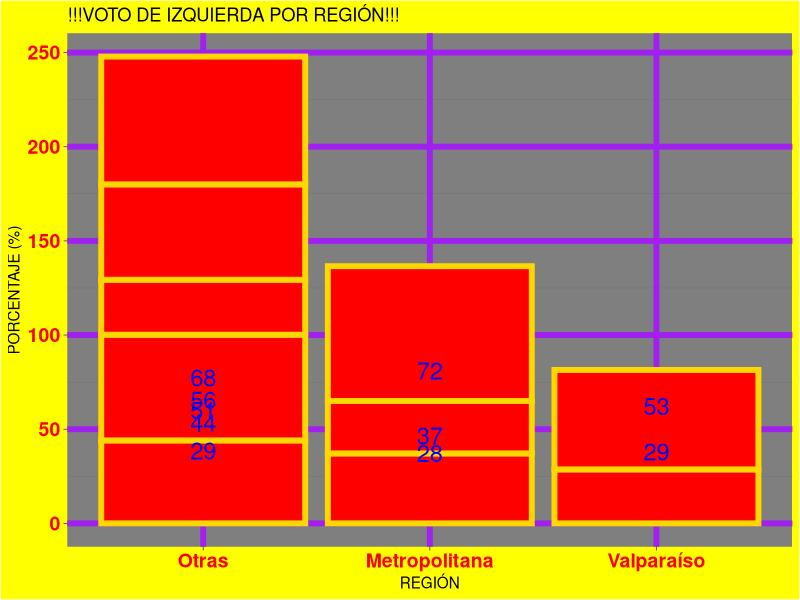
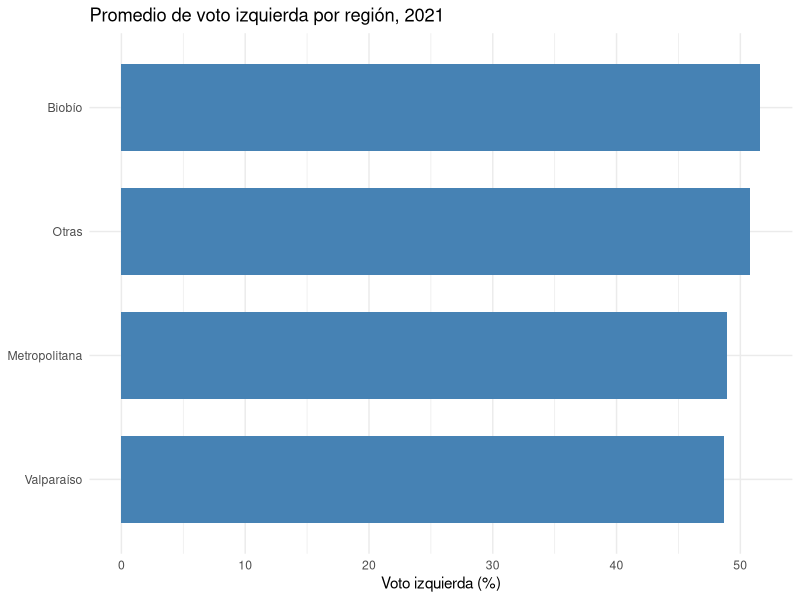
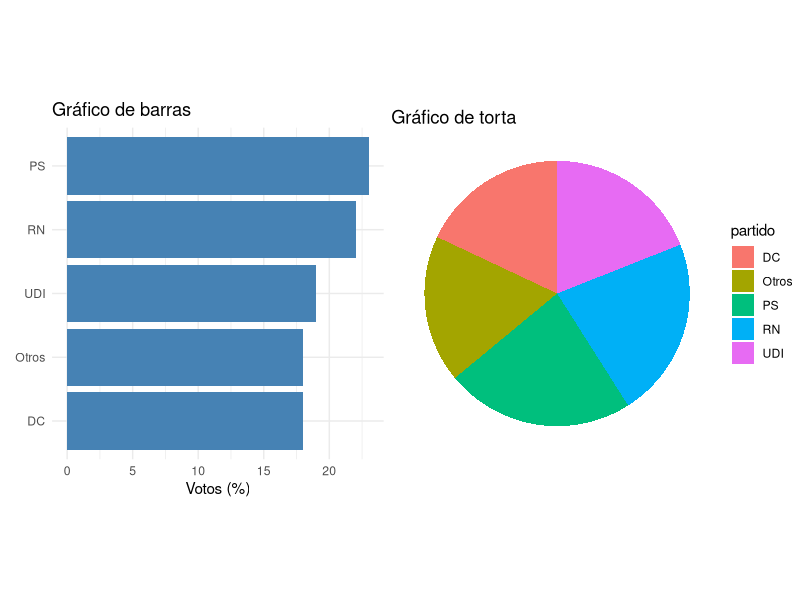
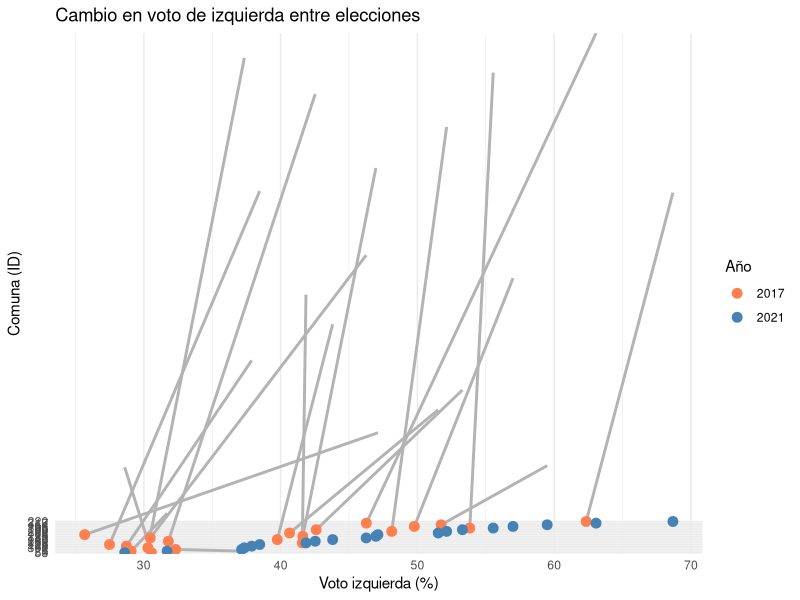
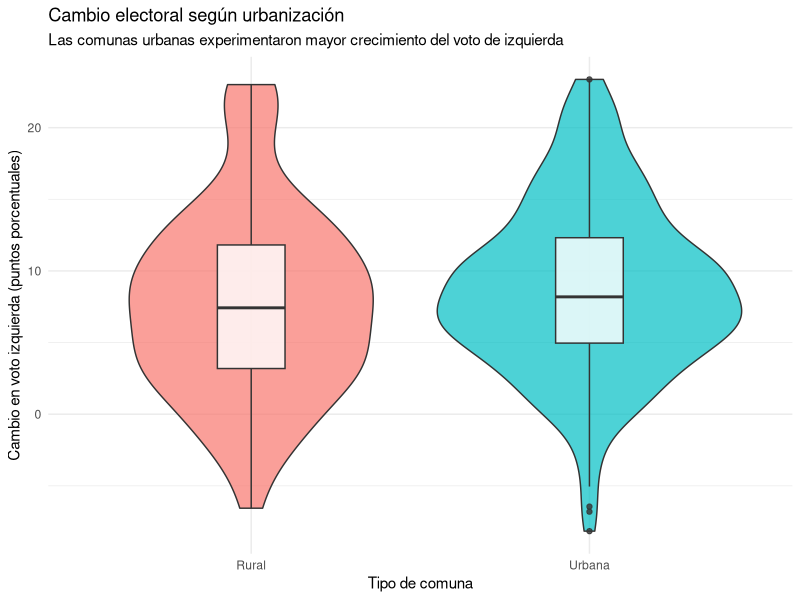
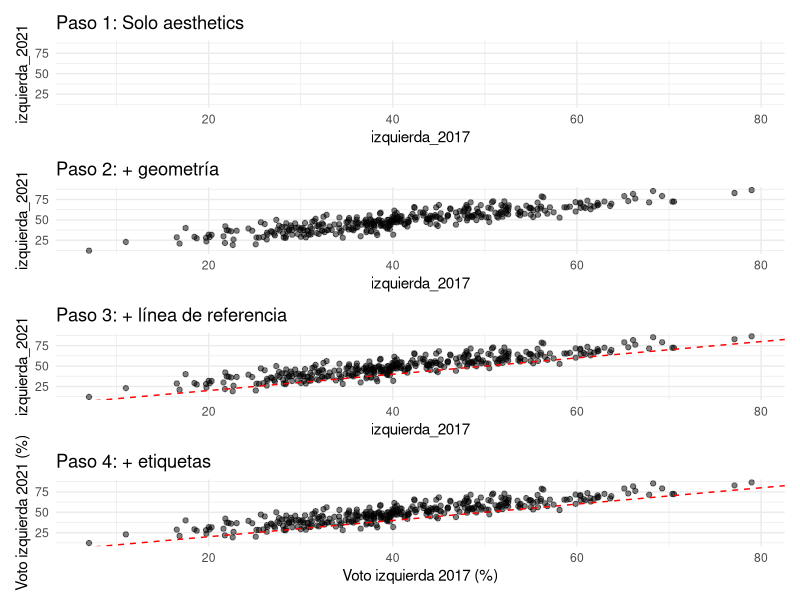
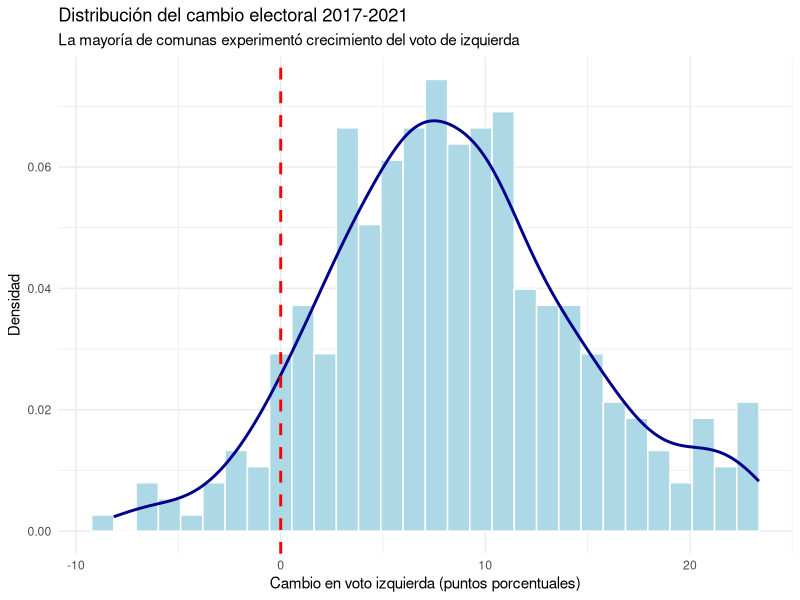
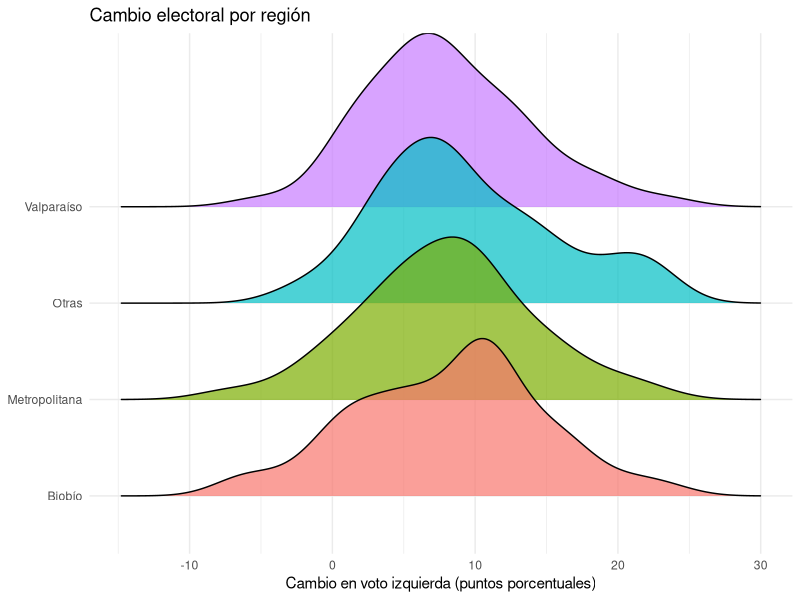

Generate these figures, in order, with R:
## ---- chunk 1
library(tidyverse)
library(scales)
library(patchwork)
library(ggrepel)

# Configuración global de gráficos
theme_set(theme_minimal(base_size = 11))

# Datos simulados: elecciones presidenciales en comunas chilenas
set.seed(2024)
n_comunas <- 346

comunas <- data.frame(
  comuna_id = 1:n_comunas,
  region = sample(c("Metropolitana", "Valparaíso", "Biobío", "Otras"), 
                  n_comunas, replace = TRUE, prob = c(0.40, 0.15, 0.12, 0.33)),
  poblacion = exp(rnorm(n_comunas, log(50000), 1.2)),
  izquierda_2017 = pmax(0, pmin(100, rnorm(n_comunas, 42, 12))),
  derecha_2017 = pmax(0, pmin(100, rnorm(n_comunas, 38, 11)))
)

comunas <- comunas %>%
  mutate(
    izquierda_2021 = pmax(0, pmin(100, izquierda_2017 + rnorm(n_comunas, 8, 6))),
    derecha_2021 = pmax(0, pmin(100, derecha_2017 - rnorm(n_comunas, 6, 5))),
    cambio_izquierda = izquierda_2021 - izquierda_2017,
    urbano = runif(n_comunas) > 0.3
  )

# Datos de series temporales: aprobación presidencial
aprobacion <- data.frame(
  mes = seq(as.Date("2022-03-01"), by = "month", length.out = 24),
  aprobacion = 50 + 10 * sin(seq(0, 2*pi, length.out = 24)) + rnorm(24, 0, 3),
  desaprobacion = 35 - 8 * sin(seq(0, 2*pi, length.out = 24)) + rnorm(24, 0, 3)
)
aprobacion$indeciso <- 100 - aprobacion$aprobacion - aprobacion$desaprobacion
## ---- chunk 2
# Gráfico sobrecargado
ggplot(comunas %>% slice(1:10), aes(x = reorder(region, -izquierda_2021), y = izquierda_2021)) +
  geom_bar(stat = "identity", fill = "red", color = "gold", linewidth = 2) +
  geom_text(aes(label = round(izquierda_2021, 0)), vjust = -0.5, size = 6, color = "blue") +
  labs(title = "!!!VOTO DE IZQUIERDA POR REGIÓN!!!", 
       x = "REGIÓN", y = "PORCENTAJE (%)") +
  theme_dark() +
  theme(
    plot.background = element_rect(fill = "yellow"),
    panel.grid.major = element_line(color = "purple", linewidth = 2),
    axis.text = element_text(size = 14, face = "bold", color = "red")
  )
## ---- chunk 3
comunas %>%
  group_by(region) %>%
  summarise(izquierda_media = mean(izquierda_2021)) %>%
  ggplot(aes(x = reorder(region, izquierda_media), y = izquierda_media)) +
  geom_col(fill = "steelblue", width = 0.7) +
  coord_flip() +
  labs(x = NULL, y = "Voto izquierda (%)", 
       title = "Promedio de voto izquierda por región, 2021") +
  theme_minimal()
## ---- chunk 4
datos_partidos <- data.frame(
  partido = c("PS", "DC", "RN", "UDI", "Otros"),
  votos = c(23, 18, 22, 19, 18)
)

p1 <- ggplot(datos_partidos, aes(x = reorder(partido, votos), y = votos)) +
  geom_col(fill = "steelblue") +
  coord_flip() +
  labs(x = NULL, y = "Votos (%)", title = "Gráfico de barras") +
  theme_minimal()

p2 <- ggplot(datos_partidos, aes(x = "", y = votos, fill = partido)) +
  geom_bar(stat = "identity", width = 1) +
  coord_polar("y") +
  labs(title = "Gráfico de torta") +
  theme_void() +
  theme(legend.position = "right")

p1 | p2
## ---- chunk 5
comunas_muestra <- comunas %>%
  slice_sample(n = 20)

ggplot(comunas_muestra, aes(x = izquierda_2017, xend = izquierda_2021, 
                             y = reorder(comuna_id, izquierda_2021))) +
  geom_segment(aes(yend = comuna_id), color = "gray70", linewidth = 1) +
  geom_point(aes(x = izquierda_2017, color = "2017"), size = 3) +
  geom_point(aes(x = izquierda_2021, color = "2021"), size = 3) +
  scale_color_manual(values = c("2017" = "coral", "2021" = "steelblue")) +
  labs(x = "Voto izquierda (%)", y = "Comuna (ID)",
       title = "Cambio en voto de izquierda entre elecciones",
       color = "Año") +
  theme_minimal()
## ---- chunk 6
ggplot(comunas, aes(x = urbano, y = cambio_izquierda, fill = urbano)) +
  geom_violin(alpha = 0.7, show.legend = FALSE) +
  geom_boxplot(width = 0.2, fill = "white", alpha = 0.8, show.legend = FALSE) +
  scale_x_discrete(labels = c("FALSE" = "Rural", "TRUE" = "Urbana")) +
  labs(x = "Tipo de comuna", y = "Cambio en voto izquierda (puntos porcentuales)",
       title = "Cambio electoral según urbanización",
       subtitle = "Las comunas urbanas experimentaron mayor crecimiento del voto de izquierda") +
  theme_minimal()
## ---- chunk 7
# Paso 1: Solo datos y aesthetics (nada se dibuja)
p1 <- ggplot(comunas, aes(x = izquierda_2017, y = izquierda_2021))

# Paso 2: Agregar geometría
p2 <- p1 + geom_point(alpha = 0.5)

# Paso 3: Agregar línea de referencia
p3 <- p2 + geom_abline(slope = 1, intercept = 0, linetype = "dashed", color = "red")

# Paso 4: Mejorar etiquetas
p4 <- p3 + labs(x = "Voto izquierda 2017 (%)", 
                y = "Voto izquierda 2021 (%)",
                title = "Cambio electoral entre elecciones")

# Combinar para mostrar progresión
(p1 + ggtitle("Paso 1: Solo aesthetics")) / 
  (p2 + ggtitle("Paso 2: + geometría")) /
  (p3 + ggtitle("Paso 3: + línea de referencia")) /
  (p4 + ggtitle("Paso 4: + etiquetas"))
## ---- chunk 8
ggplot(comunas, aes(x = cambio_izquierda)) +
  geom_histogram(aes(y = after_stat(density)), bins = 30, 
                 fill = "lightblue", color = "white") +
  geom_density(color = "darkblue", linewidth = 1) +
  geom_vline(xintercept = 0, linetype = "dashed", color = "red", linewidth = 1) +
  labs(x = "Cambio en voto izquierda (puntos porcentuales)",
       y = "Densidad",
       title = "Distribución del cambio electoral 2017-2021",
       subtitle = "La mayoría de comunas experimentó crecimiento del voto de izquierda") +
  theme_minimal()
## ---- chunk 9
library(ggridges)

ggplot(comunas, aes(x = cambio_izquierda, y = region, fill = region)) +
  geom_density_ridges(alpha = 0.7, show.legend = FALSE) +
  labs(x = "Cambio en voto izquierda (puntos porcentuales)",
       y = NULL,
       title = "Cambio electoral por región") +
  theme_minimal()
## ---- chunk 10
comunas %>%
  count(region) %>%
  ggplot(aes(x = reorder(region, n), y = n)) +
  geom_col(fill = "steelblue") +
  geom_text(aes(label = n), hjust = -0.2, size = 3.5) +
  coord_flip() +
  labs(x = NULL, y = "Número de comunas",
       title = "Comunas por región en la muestra") +
  theme_minimal()
## ---- chunk 11
comunas %>%
  count(region) %>%
  ggplot(aes(x = n, y = reorder(region, n))) +
  geom_point(size = 4, color = "steelblue") +
  geom_segment(aes(x = 0, xend = n, yend = region), color = "gray70") +
  labs(x = "Número de comunas", y = NULL,
       title = "Comunas por región") +
  theme_minimal()
## ---- chunk 12
ggplot(comunas, aes(x = izquierda_2017, y = izquierda_2021)) +
  geom_point(alpha = 0.4) +
  geom_smooth(method = "lm", se = TRUE, color = "red") +
  geom_abline(slope = 1, intercept = 0, linetype = "dashed", color = "blue") +
  labs(x = "Voto izquierda 2017 (%)", 
       y = "Voto izquierda 2021 (%)",
       title = "Relación entre apoyo de izquierda en dos elecciones",
       subtitle = "Línea roja: regresión | Línea azul: sin cambio") +
  theme_minimal()
## ---- chunk 13
ggplot(comunas, aes(x = izquierda_2017, y = izquierda_2021)) +
  geom_point(aes(color = region, size = poblacion), alpha = 0.6) +
  scale_size_continuous(labels = comma, range = c(1, 8)) +
  labs(x = "Voto izquierda 2017 (%)", 
       y = "Voto izquierda 2021 (%)",
       size = "Población", color = "Región",
       title = "Cambio electoral según región y tamaño") +
  theme_minimal()
## ---- chunk 14
# Identificar casos extremos para etiquetar
extremos <- comunas %>%
  filter(abs(cambio_izquierda) > 15) %>%
  mutate(label = paste0("Comuna ", comuna_id))

ggplot(comunas, aes(x = izquierda_2017, y = cambio_izquierda)) +
  geom_point(alpha = 0.3) +
  geom_point(data = extremos, color = "red", size = 3) +
  geom_text_repel(data = extremos, aes(label = label), 
                  size = 3, max.overlaps = 15) +
  geom_hline(yintercept = 0, linetype = "dashed", color = "blue") +
  labs(x = "Voto izquierda 2017 (%)",
       y = "Cambio 2017-2021 (puntos porcentuales)",
       title = "Cambio electoral desde baseline 2017",
       subtitle = "Comunas con cambios extremos etiquetadas en rojo") +
  theme_minimal()
## ---- chunk 15
ggplot(comunas, aes(x = region, y = cambio_izquierda, fill = region)) +
  geom_boxplot(alpha = 0.7, show.legend = FALSE) +
  geom_hline(yintercept = 0, linetype = "dashed", color = "red") +
  labs(x = NULL, y = "Cambio en voto izquierda (puntos porcentuales)",
       title = "Cambio electoral por región") +
  theme_minimal() +
  theme(axis.text.x = element_text(angle = 45, hjust = 1))
## ---- chunk 16
ggplot(comunas, aes(x = region, y = cambio_izquierda, fill = region)) +
  geom_violin(alpha = 0.5, show.legend = FALSE) +
  geom_jitter(width = 0.2, alpha = 0.2, size = 0.8, show.legend = FALSE) +
  stat_summary(fun = median, geom = "point", size = 3, color = "red") +
  geom_hline(yintercept = 0, linetype = "dashed", color = "blue") +
  labs(x = NULL, y = "Cambio en voto izquierda (p.p.)",
       title = "Distribución del cambio electoral por región",
       subtitle = "Punto rojo: mediana") +
  theme_minimal() +
  theme(axis.text.x = element_text(angle = 45, hjust = 1))
## ---- chunk 17
# Crear categorías
comunas_cat <- comunas %>%
  mutate(
    cambio_cat = cut(cambio_izquierda, 
                     breaks = c(-Inf, -5, 5, Inf),
                     labels = c("Bajó", "Estable", "Subió")),
    urbano_lab = ifelse(urbano, "Urbana", "Rural")
  )

tabla_cont <- table(comunas_cat$urbano_lab, comunas_cat$cambio_cat)

# Convertir a data frame para ggplot
tabla_df <- as.data.frame(tabla_cont)
names(tabla_df) <- c("Urbano", "Cambio", "Freq")

ggplot(tabla_df, aes(x = Cambio, y = Urbano, fill = Freq)) +
  geom_tile(color = "white") +
  geom_text(aes(label = Freq), color = "white", size = 5) +
  scale_fill_gradient(low = "lightblue", high = "darkblue") +
  labs(x = "Cambio electoral", y = "Tipo de comuna",
       fill = "Frecuencia",
       title = "Cambio electoral según urbanización") +
  theme_minimal()
## ---- chunk 18
ggplot(aprobacion, aes(x = mes, y = aprobacion)) +
  geom_line(color = "steelblue", linewidth = 1) +
  geom_point(color = "steelblue", size = 2) +
  scale_x_date(date_labels = "%b %Y", date_breaks = "3 months") +
  scale_y_continuous(limits = c(0, 100), breaks = seq(0, 100, 20)) +
  labs(x = NULL, y = "Aprobación (%)",
       title = "Evolución de aprobación presidencial",
       subtitle = "Marzo 2022 - Febrero 2024") +
  theme_minimal() +
  theme(axis.text.x = element_text(angle = 45, hjust = 1))
## ---- chunk 19
# Convertir a formato largo
aprobacion_long <- aprobacion %>%
  pivot_longer(cols = c(aprobacion, desaprobacion, indeciso),
               names_to = "categoria", values_to = "porcentaje")

ggplot(aprobacion_long, aes(x = mes, y = porcentaje, color = categoria)) +
  geom_line(linewidth = 1) +
  geom_point(size = 1.5) +
  scale_color_manual(values = c("aprobacion" = "darkgreen", 
                                 "desaprobacion" = "darkred",
                                 "indeciso" = "gray60"),
                     labels = c("Aprueba", "Desaprueba", "Indeciso")) +
  scale_x_date(date_labels = "%b %Y", date_breaks = "3 months") +
  scale_y_continuous(limits = c(0, 100)) +
  labs(x = NULL, y = "Porcentaje (%)", color = NULL,
       title = "Evaluación presidencial a lo largo del tiempo") +
  theme_minimal() +
  theme(legend.position = "bottom",
        axis.text.x = element_text(angle = 45, hjust = 1))
## ---- chunk 20
ggplot(aprobacion_long, aes(x = mes, y = porcentaje, fill = categoria)) +
  geom_area(alpha = 0.8) +
  scale_fill_manual(values = c("aprobacion" = "darkgreen", 
                                "desaprobacion" = "darkred",
                                "indeciso" = "gray60"),
                    labels = c("Aprueba", "Desaprueba", "Indeciso")) +
  scale_x_date(date_labels = "%b %Y", date_breaks = "3 months") +
  scale_y_continuous(limits = c(0, 100), expand = c(0, 0)) +
  labs(x = NULL, y = "Porcentaje (%)", fill = NULL,
       title = "Composición de evaluación presidencial") +
  theme_minimal() +
  theme(legend.position = "bottom",
        axis.text.x = element_text(angle = 45, hjust = 1))
## ---- chunk 21
ggplot(comunas, aes(x = izquierda_2017, y = izquierda_2021)) +
  geom_point(alpha = 0.5) +
  geom_smooth(method = "lm", se = FALSE, color = "red") +
  geom_abline(slope = 1, intercept = 0, linetype = "dashed", color = "blue") +
  facet_wrap(~region, ncol = 2) +
  labs(x = "Voto izquierda 2017 (%)", 
       y = "Voto izquierda 2021 (%)",
       title = "Cambio electoral por región") +
  theme_minimal()
## ---- chunk 22
comunas_cat <- comunas %>%
  mutate(
    urbano_lab = ifelse(urbano, "Urbana", "Rural"),
    cambio_cat = cut(cambio_izquierda, 
                     breaks = quantile(cambio_izquierda, c(0, 0.5, 1)),
                     labels = c("Bajo crecimiento", "Alto crecimiento"),
                     include.lowest = TRUE)
  )

ggplot(comunas_cat, aes(x = izquierda_2017, y = izquierda_2021)) +
  geom_point(alpha = 0.4) +
  geom_smooth(method = "lm", se = FALSE, color = "red") +
  facet_grid(urbano_lab ~ cambio_cat) +
  labs(x = "Voto izquierda 2017 (%)", 
       y = "Voto izquierda 2021 (%)",
       title = "Patrones electorales según urbanización y magnitud de cambio") +
  theme_minimal()
## ---- chunk 23
p_base <- ggplot(comunas %>% slice_sample(n = 100), 
                 aes(x = izquierda_2017, y = izquierda_2021)) +
  geom_point() +
  labs(title = "Tema: ")

(p_base + theme_minimal() + ggtitle("theme_minimal")) |
(p_base + theme_bw() + ggtitle("theme_bw")) /
(p_base + theme_classic() + ggtitle("theme_classic")) |
(p_base + theme_light() + ggtitle("theme_light"))
## ---- chunk 24
ggplot(comunas %>% group_by(region) %>% 
         summarise(cambio_promedio = mean(cambio_izquierda)),
       aes(x = reorder(region, cambio_promedio), y = cambio_promedio)) +
  geom_col(aes(fill = cambio_promedio > 0), width = 0.7, show.legend = FALSE) +
  scale_fill_manual(values = c("TRUE" = "darkgreen", "FALSE" = "darkred")) +
  geom_hline(yintercept = 0, linewidth = 0.8) +
  coord_flip() +
  labs(
    x = NULL, 
    y = "Cambio promedio en voto izquierda (puntos porcentuales)",
    title = "Cambio electoral promedio por región",
    subtitle = "Comparación 2021 vs. 2017",
    caption = "Fuente: Datos simulados para fines pedagógicos"
  ) +
  theme_minimal() +
  theme(
    plot.title = element_text(size = 14, face = "bold"),
    plot.subtitle = element_text(size = 11, color = "gray30"),
    plot.caption = element_text(size = 8, color = "gray50", hjust = 0),
    axis.title.x = element_text(size = 10),
    axis.text = element_text(size = 9),
    panel.grid.minor = element_blank(),
    panel.grid.major.y = element_blank()
  )
## ---- chunk 25
p_color <- ggplot(comunas, aes(x = region, fill = region)) +
  geom_bar() +
  theme_minimal() +
  theme(legend.position = "none",
        axis.text.x = element_text(angle = 45, hjust = 1))

p1 <- p_color + scale_fill_brewer(palette = "Set2") + 
  ggtitle("Brewer: Set2")
p2 <- p_color + scale_fill_viridis_d() + 
  ggtitle("Viridis (accesible)")
p3 <- p_color + scale_fill_manual(values = c("#E41A1C", "#377EB8", "#4DAF4A", "#984EA3")) +
  ggtitle("Manual")

p1 / p2 / p3
## ---- chunk 26
# Crear gráficos individuales
p1 <- ggplot(comunas, aes(x = cambio_izquierda)) +
  geom_histogram(bins = 30, fill = "steelblue", color = "white") +
  labs(x = "Cambio electoral", y = "Frecuencia", title = "A) Distribución") +
  theme_minimal()

p2 <- ggplot(comunas, aes(x = izquierda_2017, y = izquierda_2021)) +
  geom_point(alpha = 0.4) +
  geom_smooth(method = "lm", color = "red") +
  labs(x = "2017", y = "2021", title = "B) Relación temporal") +
  theme_minimal()

p3 <- ggplot(comunas, aes(x = region, y = cambio_izquierda, fill = region)) +
  geom_boxplot(show.legend = FALSE) +
  labs(x = NULL, y = "Cambio electoral", title = "C) Por región") +
  theme_minimal() +
  theme(axis.text.x = element_text(angle = 45, hjust = 1))

p4 <- ggplot(comunas, aes(x = urbano, y = cambio_izquierda, fill = urbano)) +
  geom_violin(show.legend = FALSE, alpha = 0.7) +
  scale_x_discrete(labels = c("FALSE" = "Rural", "TRUE" = "Urbano")) +
  labs(x = NULL, y = "Cambio electoral", title = "D) Por tipo") +
  theme_minimal()

# Combinar con layout específico
(p1 | p2) / (p3 | p4)
## ---- chunk 27
ggplot(aprobacion, aes(x = mes, y = aprobacion)) +
  geom_line(color = "steelblue", linewidth = 1) +
  geom_point(color = "steelblue", size = 2) +
  # Anotar punto específico
  annotate("point", x = as.Date("2023-06-01"), y = 65, 
           color = "red", size = 4) +
  annotate("text", x = as.Date("2023-06-01"), y = 68, 
           label = "Pico máximo\n(Junio 2023)", size = 3.5, color = "red") +
  annotate("segment", x = as.Date("2023-06-01"), xend = as.Date("2023-06-01"),
           y = 66.5, yend = 65.5, arrow = arrow(length = unit(0.2, "cm")),
           color = "red") +
  # Área de interés
  annotate("rect", xmin = as.Date("2023-03-01"), xmax = as.Date("2023-09-01"),
           ymin = -Inf, ymax = Inf, alpha = 0.1, fill = "yellow") +
  scale_x_date(date_labels = "%b %Y", date_breaks = "3 months") +
  labs(x = NULL, y = "Aprobación (%)",
       title = "Aprobación presidencial con anotaciones",
       subtitle = "Período destacado: marzo-septiembre 2023") +
  theme_minimal() +
  theme(axis.text.x = element_text(angle = 45, hjust = 1))
## ---- chunk 28
datos_ejemplo <- data.frame(
  año = 2019:2023,
  valor = c(50, 52, 51, 53, 54)
)

p_malo <- ggplot(datos_ejemplo, aes(x = año, y = valor)) +
  geom_col(fill = "steelblue") +
  coord_cartesian(ylim = c(48, 55)) +
  labs(title = "Problemático: Eje truncado exagera diferencias") +
  theme_minimal()

p_bueno <- ggplot(datos_ejemplo, aes(x = año, y = valor)) +
  geom_col(fill = "steelblue") +
  coord_cartesian(ylim = c(0, 60)) +
  labs(title = "Mejor: Eje desde cero muestra escala real") +
  theme_minimal()

p_malo | p_bueno
## ---- chunk 29
# Simular datos con muchas categorías
set.seed(456)
muchas_cat <- data.frame(
  partido = paste("Partido", 1:15),
  votos = runif(15, 2, 12)
)

p_malo <- ggplot(muchas_cat, aes(x = partido, y = votos)) +
  geom_col(fill = "steelblue") +
  labs(title = "Problemático: Demasiadas categorías") +
  theme_minimal() +
  theme(axis.text.x = element_text(angle = 90, size = 6))

# Agrupar categorías menores
muchas_cat_agrup <- muchas_cat %>%
  mutate(
    partido_agrup = ifelse(votos < 5, "Otros (menor 5%)", partido)
  ) %>%
  group_by(partido_agrup) %>%
  summarise(votos = sum(votos)) %>%
  arrange(desc(votos))

p_bueno <- ggplot(muchas_cat_agrup, aes(x = reorder(partido_agrup, votos), y = votos)) +
  geom_col(fill = "steelblue") +
  coord_flip() +
  labs(title = "Mejor: Categorías agrupadas", x = NULL) +
  theme_minimal()

p_malo | p_bueno
